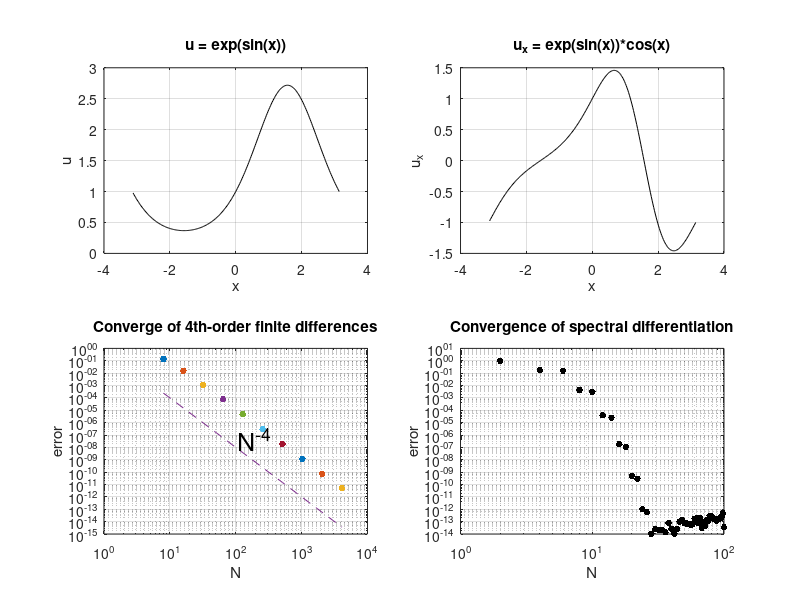

Source code (MATLAB):
%P2  convergence of periodic spectral method
close all;
scrsz = get(groot,'ScreenSize');
figure('position', [50   50   4/5*scrsz(3)  4/5*scrsz(4)]); 

% For various N, set up grid in [-pi, pi] and function u(x):
Nvec = 2.^(3:12);
clf, subplot(2,2,3);
for N = Nvec
    h = 2*pi/N;
    x = -pi + (1:N)'*h;
    u = exp(sin(x));
    uprime = cos(x).*u;
    % Construct sparse 4th-order differentiation matrix:
    e = ones(N,1);
    D =   sparse(1:N,[2:N 1], 2*e/3,N,N)...
        - sparse(1:N,[3:N 1 2], e/12,N,N);
    D = (D - D')/h;
    % Plot max(abs(D*u - uprime)):
    error = norm(D*u - uprime, inf);
    loglog(N, error, '.', 'markersize', 15), hold on;
end
grid on, xlabel N, ylabel error
title('Converge of 4th-order finite differences');
semilogy(Nvec,Nvec.^(-4), '--');
text(105, 5e-8, 'N^{-4}', 'fontsize', 18);

% For various N (even), set up grid as before:
subplot(2,2,4);
for N = 2:2:100
    h = 2*pi/N;
    x = -pi + (1:N)'*h;
    u = exp(sin(x)); 
    uprime = cos(x).*u;
    % Construct spectral differentiation matrix:
    column = [0 .5*(-1).^(1:N-1).*cot((1:N-1)*h/2)];
%     column = [0 .5*(-1).^(1:N-2).*cot((1:N-2)*h/2), 0.5*cot(h/2)];
    D = toeplitz(column, column([1 N:-1:2]));
    % Plot max(abs(D*u - uprime)):
    error = norm(D*u - uprime,inf);
    loglog(N, error, '.', 'markersize', 15,'color','k'), hold on
end
grid on, xlabel N, ylabel error
title('Convergence of spectral differentiation')

% Plot the function and its derivative.
N = 2^8; h = 2*pi/N; x = -pi + (1:N)'*h;
u = exp(sin(x));
uprime = cos(x).*u;
subplot(2,2,1)
plot(x,u,'k')
title('u = exp(sin(x))')
grid on, xlabel x, ylabel u
subplot(2,2,2)
plot(x,uprime,'k')
title('u_x = exp(sin(x))*cos(x)')
grid on, xlabel x, ylabel u_x